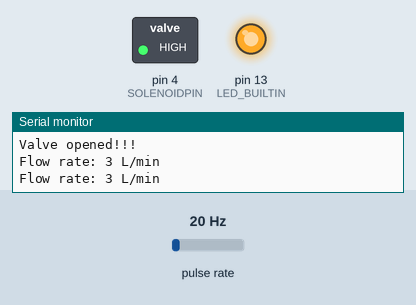
Recording of a sketch running on a simulated Arduino Uno, built with avr-gcc and run on an emulated ATmega328P. Parts: switched loads named in the sketch (green lamp = pin HIGH), output pins drawn as LEDs (lit = HIGH), the last lines printed to the serial monitor. Wiring (inferred from the names in the program): pulse sensor: data pin 2. The inputs (shaded band) are chosen by the test bench; at power-on: pulse rate 20 Hz.

Above: at 2.5 s.
At 6.5 s:
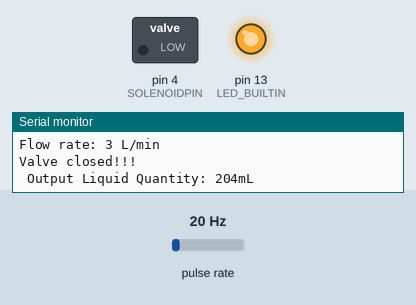
Timing chart, 0 to 10.4 s (numbered marks = the images above):
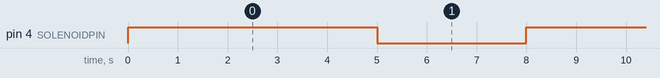

The sketch:

test_valve_flow_meter.ino
```cpp
#define FLOWMETERPIN       2
unsigned int SOLENOIDPIN ;
volatile byte pulseCount;
unsigned long oldTime;
float flowRate;
unsigned int flowMilliLitres;
unsigned long totalMilliLitres;
unsigned int waterPouringTime = 5000;

void setup() {
  Serial.begin(9600);
  SOLENOIDPIN = 4;
  pinMode(LED_BUILTIN, OUTPUT);
  digitalWrite(LED_BUILTIN, HIGH);
  pinMode(SOLENOIDPIN, OUTPUT);

  //***************************************************////
  //************FLOW METER SENSOR SETUP****************///
  //***************************************************///
  pinMode(FLOWMETERPIN, INPUT);
  digitalWrite(FLOWMETERPIN, HIGH);

  pulseCount        = 0;
  flowRate          = 0.0;
  flowMilliLitres   = 0;
  totalMilliLitres  = 0;
  oldTime           = 0;

  // The Hall-effect sensor is connected to pin 2 which uses interrupt 0.
  // Configured to trigger on a FALLING state change (transition from HIGH
  // state to LOW state)
  attachInterrupt(0, pulseCounter, FALLING);
  //***************************************************////
  //************FLOW METER SENSOR SETUP****************///
  //***************************************************///

}

void loop() {
  totalMilliLitres = 0.0;
  unsigned int state = digitalReadOutputPin(SOLENOIDPIN);
  if(state == LOW){
    digitalWrite(SOLENOIDPIN, HIGH);
    Serial.println("Valve opened!!!");
  }
  //Pour water during water pouring time
  unsigned long oldTime = millis();
  while(millis() - oldTime < waterPouringTime){
    calculateFlow();
  }
  state = digitalReadOutputPin(SOLENOIDPIN);
  if(state == HIGH){
    digitalWrite(SOLENOIDPIN, LOW);
    Serial.println("Valve closed!!!");
    // Print the cumulative total of litres flowed since starting
    Serial.print(" Output Liquid Quantity: ");             // Output separator
    Serial.print(totalMilliLitres);
    Serial.println("mL");
  }

  delay(3000);

}

int digitalReadOutputPin(uint8_t pin)
{
 uint8_t bit = digitalPinToBitMask(pin);
 uint8_t port = digitalPinToPort(pin);
 if (port == NOT_A_PIN)
   return LOW;

 return (*portOutputRegister(port) & bit) ? HIGH : LOW;
}

/*
Insterrupt Service Routine
 */
void pulseCounter()
{
  // Increment the pulse counter
  pulseCount++;
}

void calculateFlow(){

  if((millis() - oldTime) > 1000)    // Only process counters once per second
  {
    // Disable the interrupt while calculating flow rate and sending the value to
    // the host
    detachInterrupt(0);

    // Because this loop may not complete in exactly 1 second intervals we calculate
    // the number of milliseconds that have passed since the last execution and use
    // that to scale the output. We also apply the calibrationFactor to scale the output
    // based on the number of pulses per second per units of measure (litres/minute in
    // this case) coming from the sensor.

    float calibrationFactor = 6.5;
    flowRate = ((1000.0 / (millis() - oldTime)) * pulseCount) / calibrationFactor;

    // Note the time this processing pass was executed. Note that because we've
    // disabled interrupts the millis() function won't actually be incrementing right
    // at this point, but it will still return the value it was set to just before
    // interrupts went away.
    oldTime = millis();

    // Divide the flow rate in litres/minute by 60 to determine how many litres have
    // passed through the sensor in this 1 second interval, then multiply by 1000 to
    // convert to millilitres.
    flowMilliLitres = (flowRate / 60) * 1000;

    // Add the millilitres passed in this second to the cumulative total
    totalMilliLitres += flowMilliLitres;

    // Print the flow rate for this second in litres / minute
    Serial.print("Flow rate: ");
    Serial.print(int(flowRate));  // Print the integer part of the variable
    Serial.println(" L/min");
    //Serial.print("\t");       // Print tab space

      // Reset the pulse counter so we can start incrementing again
    pulseCount = 0;

    // Enable the interrupt again now that we've finished sending output
    attachInterrupt(0, pulseCounter, FALLING);
  }

}
```

Measured:
- by itself, pin 4 (SOLENOIDPIN): alternates HIGH for 5.0 s and LOW for 3.0 s
